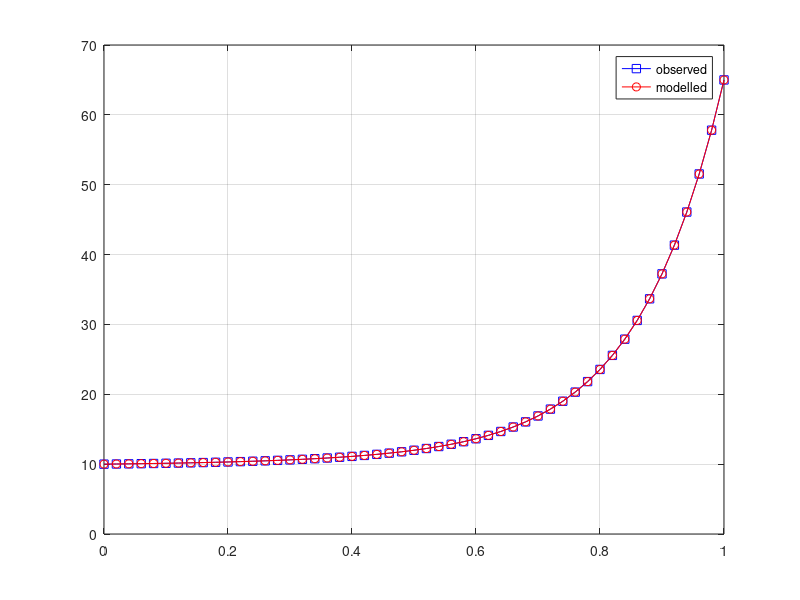

MATLAB code for this plot:
clc;close all;clear all;
x=0:0.02:1;
y= 10*x.^10 + 9*x.^9 +8*x.^8 +7*x.^7 +6*x.^6 +5*x.^5 +4*x.^4 +3*x.^3 + +2*x.^2 +x +10 ; %% let it gives observed values
%db = 20;
%y0 = awgn(y,db,'measured');
n=10; % order used
a=polyfit(x,y,n)  %% gives model parameters
ym=polyval(a,x); % gives the fittd values
MSE= mean((y-ym).^2) %gives mean  square error
    
figure;	
plot(x,y,'-bs')
hold on
plot(x,ym,'-ro')
grid on
legend('observed','modelled')
